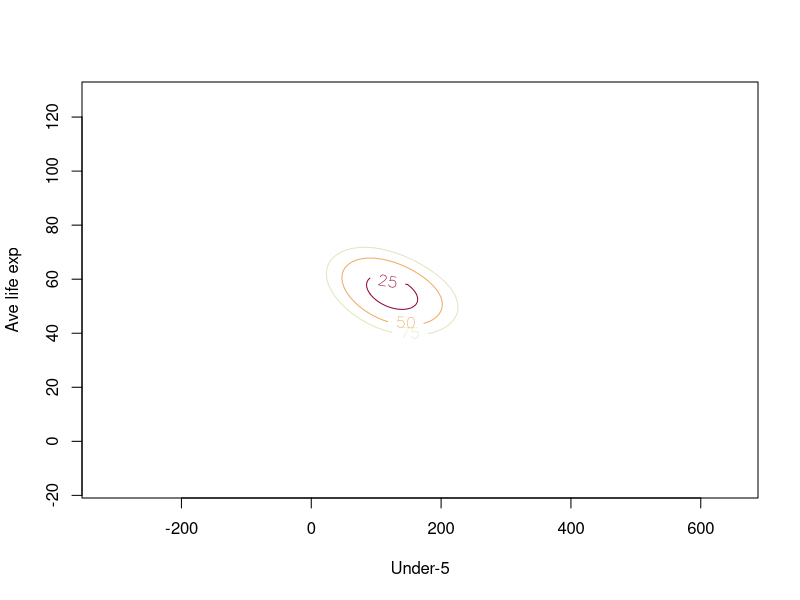
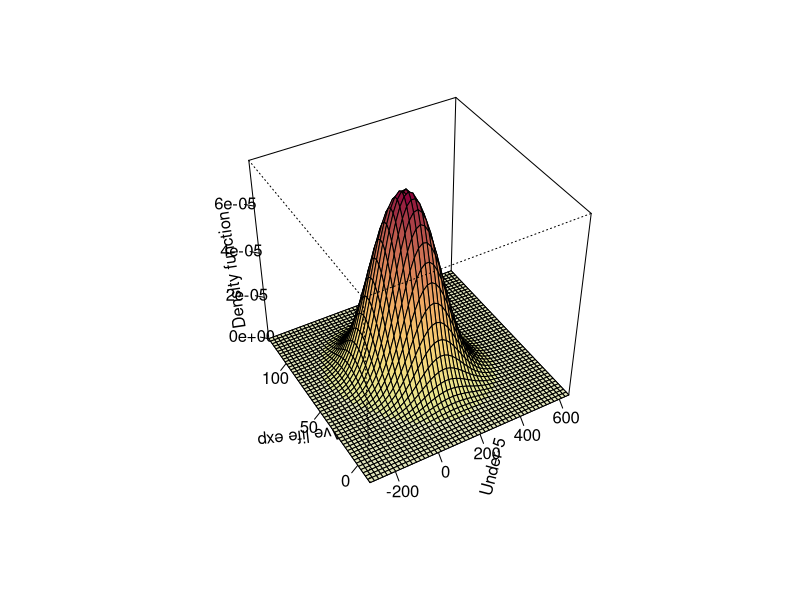
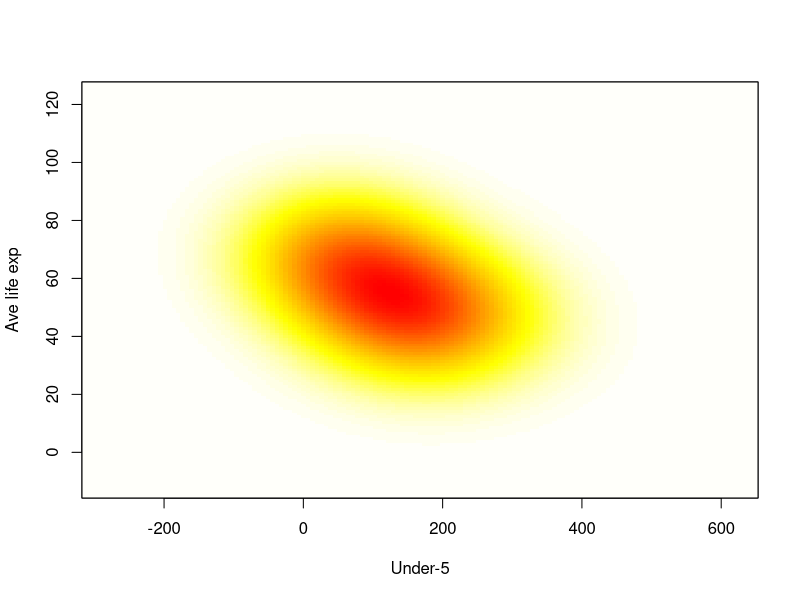

Reproduce these figures in R, in order.
library(ks);
data(unicef);
# H.scv <- Hscv(unicef);
H.scv <- Hscv.diag(unicef);
fhat <- kde(unicef, H= 20 * H.scv);
plot(fhat);
plot(fhat, display="persp");
plot(fhat, display="image", col=rev(heat.colors(100)))
